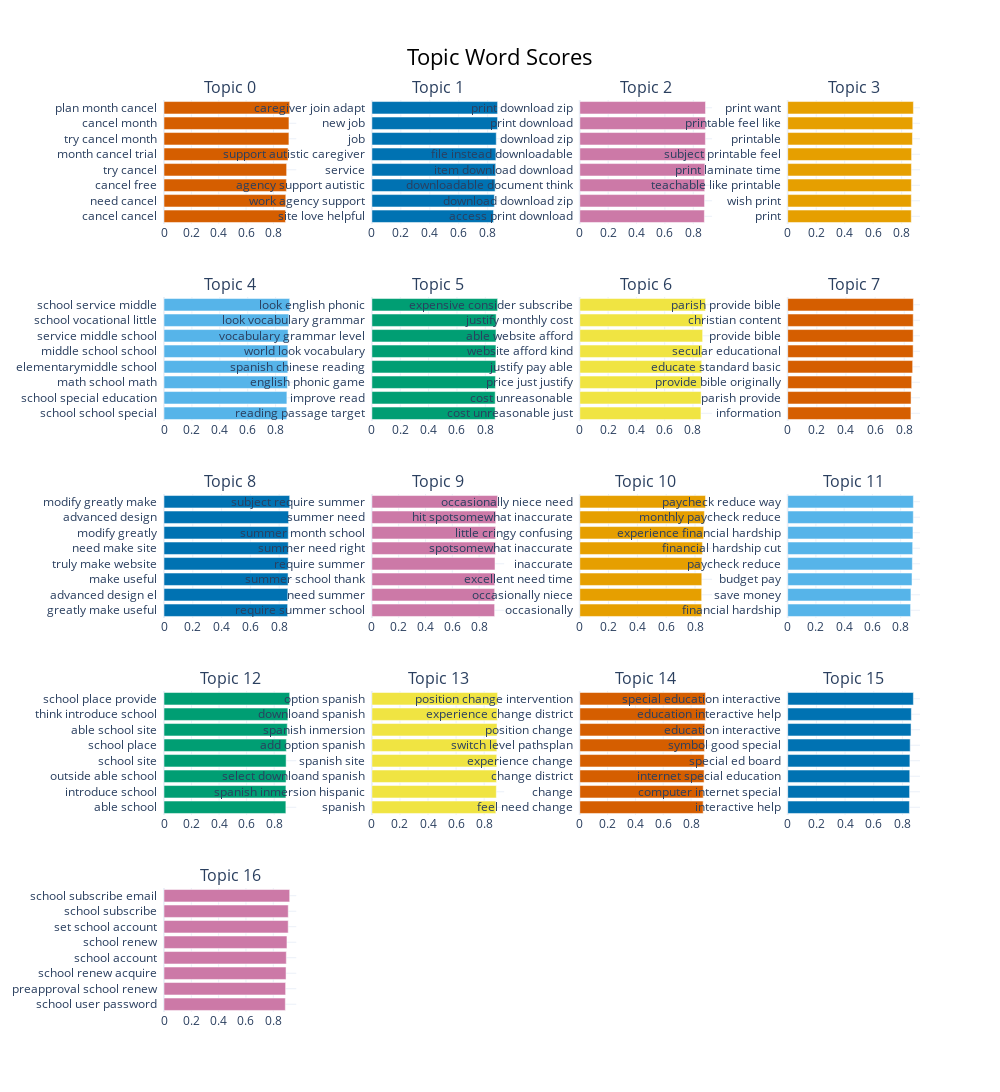

The code cell stored with this chart in its notebook:
### Code cell
topic_model.visualize_barchart(
    top_n_topics=20,
    n_words=8,
    autoscale=False,
    width=250,
    height=400
)

### Figure 1 — Plotly figure (JSON) as saved in the notebook; plotly's stock layout.template omitted (floating-point values rounded to 4 significant figures)
{"data": [{"marker": {"color": "#D55E00"}, "orientation": "h", "type": "bar", "x": [0.8877, 0.8901, 0.8945, 0.8962, 0.9064, 0.9128, 0.9131, 0.9185], "xaxis": "x", "y": ["cancel cancel  ", "need cancel  ", "cancel free  ", "try cancel  ", "month cancel trial  ", "try cancel month  ", "cancel month  ", "plan month cancel  "], "yaxis": "y"}, {"marker": {"color": "#0072B2"}, "orientation": "h", "type": "bar", "x": [0.8406, 0.8463, 0.8517, 0.8556, 0.8571, 0.8597, 0.8686, 0.8688], "xaxis": "x2", "y": ["site love helpful  ", "work agency support  ", "agency support autistic  ", "service  ", "support autistic caregiver  ", "job  ", "new job  ", "caregiver join adapt  "], "yaxis": "y2"}, {"marker": {"color": "#CC79A7"}, "orientation": "h", "type": "bar", "x": [0.8781, 0.8794, 0.8806, 0.8816, 0.8848, 0.8854, 0.8856, 0.886], "xaxis": "x3", "y": ["access print download  ", "download download zip  ", "downloadable document think  ", "item download download  ", "file instead downloadable  ", "download zip  ", "print download  ", "print download zip  "], "yaxis": "y3"}, {"marker": {"color": "#E69F00"}, "orientation": "h", "type": "bar", "x": [0.8675, 0.8677, 0.8684, 0.8687, 0.8698, 0.8759, 0.8778, 0.8825], "xaxis": "x4", "y": ["print  ", "wish print  ", "teachable like printable  ", "print laminate time  ", "subject printable feel  ", "printable  ", "printable feel like  ", "print want  "], "yaxis": "y4"}, {"marker": {"color": "#56B4E9"}, "orientation": "h", "type": "bar", "x": [0.88, 0.8808, 0.8847, 0.8876, 0.8881, 0.8895, 0.8947, 0.9008], "xaxis": "x5", "y": ["school school special  ", "school special education  ", "math school math  ", "elementarymiddle school  ", "middle school school  ", "service middle school  ", "school vocational little  ", "school service middle  "], "yaxis": "y5"}, {"marker": {"color": "#009E73"}, "orientation": "h", "type": "bar", "x": [0.8692, 0.8696, 0.8711, 0.8739, 0.875, 0.8752, 0.8762, 0.8866], "xaxis": "x6", "y": ["reading passage target  ", "improve read  ", "english phonic game  ", "spanish chinese reading  ", "world look vocabulary  ", "vocabulary grammar level  ", "look vocabulary grammar  ", "look english phonic  "], "yaxis": "y6"}, {"marker": {"color": "#F0E442"}, "orientation": "h", "type": "bar", "x": [0.8565, 0.8579, 0.8585, 0.8618, 0.8643, 0.8686, 0.8686, 0.8887], "xaxis": "x7", "y": ["cost unreasonable just  ", "cost unreasonable  ", "price just justify  ", "justify pay able  ", "website afford kind  ", "able website afford  ", "justify monthly cost  ", "expensive consider subscribe  "], "yaxis": "y7"}, {"marker": {"color": "#D55E00"}, "orientation": "h", "type": "bar", "x": [0.8458, 0.8468, 0.8512, 0.8578, 0.861, 0.8613, 0.8617, 0.8628], "xaxis": "x8", "y": ["information  ", "parish provide  ", "provide bible originally  ", "educate standard basic  ", "secular educational  ", "provide bible  ", "christian content  ", "parish provide bible  "], "yaxis": "y8"}, {"marker": {"color": "#0072B2"}, "orientation": "h", "type": "bar", "x": [0.8585, 0.8601, 0.8619, 0.8624, 0.8633, 0.8634, 0.8654, 0.8731], "xaxis": "x9", "y": ["greatly make useful  ", "advanced design el  ", "make useful  ", "truly make website  ", "need make site  ", "modify greatly  ", "advanced design  ", "modify greatly make  "], "yaxis": "y9"}, {"marker": {"color": "#CC79A7"}, "orientation": "h", "type": "bar", "x": [0.9157, 0.9161, 0.917, 0.9187, 0.922, 0.923, 0.9243, 0.9379], "xaxis": "x10", "y": ["require summer school  ", "need summer  ", "summer school thank  ", "require summer  ", "summer need right  ", "summer month school  ", "summer need  ", "subject require summer  "], "yaxis": "y10"}, {"marker": {"color": "#E69F00"}, "orientation": "h", "type": "bar", "x": [0.846, 0.8463, 0.8472, 0.8476, 0.8513, 0.8602, 0.865, 0.8727], "xaxis": "x11", "y": ["occasionally  ", "occasionally niece  ", "excellent need time  ", "inaccurate  ", "spotsomewhat inaccurate  ", "little cringy confusing  ", "hit spotsomewhat inaccurate  ", "occasionally niece need  "], "yaxis": "y11"}, {"marker": {"color": "#56B4E9"}, "orientation": "h", "type": "bar", "x": [0.8704, 0.873, 0.8807, 0.8831, 0.8854, 0.8874, 0.8898, 0.8904], "xaxis": "x12", "y": ["financial hardship  ", "save money  ", "budget pay  ", "paycheck reduce  ", "financial hardship cut  ", "experience financial hardship  ", "monthly paycheck reduce  ", "paycheck reduce way  "], "yaxis": "y12"}, {"marker": {"color": "#009E73"}, "orientation": "h", "type": "bar", "x": [0.8851, 0.8856, 0.8864, 0.887, 0.8884, 0.8952, 0.8998, 0.9129], "xaxis": "x13", "y": ["able school  ", "introduce school  ", "outside able school  ", "school site  ", "school place  ", "able school site  ", "think introduce school  ", "school place provide  "], "yaxis": "y13"}, {"marker": {"color": "#F0E442"}, "orientation": "h", "type": "bar", "x": [0.8832, 0.8869, 0.8877, 0.8898, 0.8905, 0.8917, 0.8938, 0.8959], "xaxis": "x14", "y": ["spanish  ", "spanish inmersion hispanic  ", "select downloand spanish  ", "spanish site  ", "add option spanish  ", "spanish inmersion  ", "downloand spanish  ", "option spanish  "], "yaxis": "y14"}, {"marker": {"color": "#D55E00"}, "orientation": "h", "type": "bar", "x": [0.8875, 0.8878, 0.894, 0.8947, 0.8972, 0.8992, 0.9041, 0.9042], "xaxis": "x15", "y": ["feel need change  ", "change  ", "change district  ", "experience change  ", "switch level pathsplan  ", "position change  ", "experience change district  ", "position change intervention  "], "yaxis": "y15"}, {"marker": {"color": "#0072B2"}, "orientation": "h", "type": "bar", "x": [0.8489, 0.8501, 0.8514, 0.8522, 0.8543, 0.8603, 0.8624, 0.8766], "xaxis": "x16", "y": ["interactive help  ", "computer internet special  ", "internet special education  ", "special ed board  ", "symbol good special  ", "education interactive  ", "education interactive help  ", "special education interactive  "], "yaxis": "y16"}, {"marker": {"color": "#CC79A7"}, "orientation": "h", "type": "bar", "x": [0.8881, 0.8903, 0.8934, 0.8954, 0.9001, 0.9092, 0.9095, 0.9201], "xaxis": "x17", "y": ["school user password  ", "preapproval school renew  ", "school renew acquire  ", "school account  ", "school renew  ", "set school account  ", "school subscribe  ", "school subscribe email  "], "yaxis": "y17"}], "layout": {"annotations": [{"font": {"size": 16}, "showarrow": false, "text": "Topic 0", "x": 0.0875, "xanchor": "center", "xref": "paper", "y": 1.0, "yanchor": "bottom", "yref": "paper"}, {"font": {"size": 16}, "showarrow": false, "text": "Topic 1", "x": 0.3625, "xanchor": "center", "xref": "paper", "y": 1.0, "yanchor": "bottom", "yref": "paper"}, {"font": {"size": 16}, "showarrow": false, "text": "Topic 2", "x": 0.6375, "xanchor": "center", "xref": "paper", "y": 1.0, "yanchor": "bottom", "yref": "paper"}, {"font": {"size": 16}, "showarrow": false, "text": "Topic 3", "x": 0.9125, "xanchor": "center", "xref": "paper", "y": 1.0, "yanchor": "bottom", "yref": "paper"}, {"font": {"size": 16}, "showarrow": false, "text": "Topic 4", "x": 0.0875, "xanchor": "center", "xref": "paper", "y": 0.784, "yanchor": "bottom", "yref": "paper"}, {"font": {"size": 16}, "showarrow": false, "text": "Topic 5", "x": 0.3625, "xanchor": "center", "xref": "paper", "y": 0.784, "yanchor": "bottom", "yref": "paper"}, {"font": {"size": 16}, "showarrow": false, "text": "Topic 6", "x": 0.6375, "xanchor": "center", "xref": "paper", "y": 0.784, "yanchor": "bottom", "yref": "paper"}, {"font": {"size": 16}, "showarrow": false, "text": "Topic 7", "x": 0.9125, "xanchor": "center", "xref": "paper", "y": 0.784, "yanchor": "bottom", "yref": "paper"}, {"font": {"size": 16}, "showarrow": false, "text": "Topic 8", "x": 0.0875, "xanchor": "center", "xref": "paper", "y": 0.568, "yanchor": "bottom", "yref": "paper"}, {"font": {"size": 16}, "showarrow": false, "text": "Topic 9", "x": 0.3625, "xanchor": "center", "xref": "paper", "y": 0.568, "yanchor": "bottom", "yref": "paper"}, {"font": {"size": 16}, "showarrow": false, "text": "Topic 10", "x": 0.6375, "xanchor": "center", "xref": "paper", "y": 0.568, "yanchor": "bottom", "yref": "paper"}, {"font": {"size": 16}, "showarrow": false, "text": "Topic 11", "x": 0.9125, "xanchor": "center", "xref": "paper", "y": 0.568, "yanchor": "bottom", "yref": "paper"}, {"font": {"size": 16}, "showarrow": false, "text": "Topic 12", "x": 0.0875, "xanchor": "center", "xref": "paper", "y": 0.352, "yanchor": "bottom", "yref": "paper"}, {"font": {"size": 16}, "showarrow": false, "text": "Topic 13", "x": 0.3625, "xanchor": "center", "xref": "paper", "y": 0.352, "yanchor": "bottom", "yref": "paper"}, {"font": {"size": 16}, "showarrow": false, "text": "Topic 14", "x": 0.6375, "xanchor": "center", "xref": "paper", "y": 0.352, "yanchor": "bottom", "yref": "paper"}, {"font": {"size": 16}, "showarrow": false, "text": "Topic 15", "x": 0.9125, "xanchor": "center", "xref": "paper", "y": 0.352, "yanchor": "bottom", "yref": "paper"}, {"font": {"size": 16}, "showarrow": false, "text": "Topic 16", "x": 0.0875, "xanchor": "center", "xref": "paper", "y": 0.136, "yanchor": "bottom", "yref": "paper"}], "height": 2000, "hoverlabel": {"bgcolor": "white", "font": {"family": "Rockwell", "size": 16}}, "showlegend": false, "title": {"font": {"color": "Black", "size": 22}, "text": "Topic Word Scores", "x": 0.5, "xanchor": "center", "yanchor": "top"}, "width": 1000, "xaxis": {"anchor": "y", "domain": [0, 0.175], "showgrid": true}, "xaxis10": {"anchor": "y10", "domain": [0.275, 0.45], "showgrid": true}, "xaxis11": {"anchor": "y11", "domain": [0.55, 0.725], "showgrid": true}, "xaxis12": {"anchor": "y12", "domain": [0.825, 1], "showgrid": true}, "xaxis13": {"anchor": "y13", "domain": [0, 0.175], "showgrid": true}, "xaxis14": {"anchor": "y14", "domain": [0.275, 0.45], "showgrid": true}, "xaxis15": {"anchor": "y15", "domain": [0.55, 0.725], "showgrid": true}, "xaxis16": {"anchor": "y16", "domain": [0.825, 1], "showgrid": true}, "xaxis17": {"anchor": "y17", "domain": [0, 0.175], "showgrid": true}, "xaxis18": {"anchor": "y18", "domain": [0.275, 0.45], "showgrid": true}, "xaxis19": {"anchor": "y19", "domain": [0.55, 0.725], "showgrid": true}, "xaxis2": {"anchor": "y2", "domain": [0.275, 0.45], "showgrid": true}, "xaxis20": {"anchor": "y20", "domain": [0.825, 1], "showgrid": true}, "xaxis3": {"anchor": "y3", "domain": [0.55, 0.725], "showgrid": true}, "xaxis4": {"anchor": "y4", "domain": [0.825, 1], "showgrid": true}, "xaxis5": {"anchor": "y5", "domain": [0, 0.175], "showgrid": true}, "xaxis6": {"anchor": "y6", "domain": [0.275, 0.45], "showgrid": true}, "xaxis7": {"anchor": "y7", "domain": [0.55, 0.725], "showgrid": true}, "xaxis8": {"anchor": "y8", "domain": [0.825, 1], "showgrid": true}, "xaxis9": {"anchor": "y9", "domain": [0, 0.175], "showgrid": true}, "yaxis": {"anchor": "x", "domain": [0.864, 1.0], "showgrid": true}, "yaxis10": {"anchor": "x10", "domain": [0.432, 0.568], "showgrid": true}, "yaxis11": {"anchor": "x11", "domain": [0.432, 0.568], "showgrid": true}, "yaxis12": {"anchor": "x12", "domain": [0.432, 0.568], "showgrid": true}, "yaxis13": {"anchor": "x13", "domain": [0.216, 0.352], "showgrid": true}, "yaxis14": {"anchor": "x14", "domain": [0.216, 0.352], "showgrid": true}, "yaxis15": {"anchor": "x15", "domain": [0.216, 0.352], "showgrid": true}, "yaxis16": {"anchor": "x16", "domain": [0.216, 0.352], "showgrid": true}, "yaxis17": {"anchor": "x17", "domain": [0, 0.136], "showgrid": true}, "yaxis18": {"anchor": "x18", "domain": [0, 0.136], "showgrid": true}, "yaxis19": {"anchor": "x19", "domain": [0, 0.136], "showgrid": true}, "yaxis2": {"anchor": "x2", "domain": [0.864, 1.0], "showgrid": true}, "yaxis20": {"anchor": "x20", "domain": [0, 0.136], "showgrid": true}, "yaxis3": {"anchor": "x3", "domain": [0.864, 1.0], "showgrid": true}, "yaxis4": {"anchor": "x4", "domain": [0.864, 1.0], "showgrid": true}, "yaxis5": {"anchor": "x5", "domain": [0.648, 0.784], "showgrid": true}, "yaxis6": {"anchor": "x6", "domain": [0.648, 0.784], "showgrid": true}, "yaxis7": {"anchor": "x7", "domain": [0.648, 0.784], "showgrid": true}, "yaxis8": {"anchor": "x8", "domain": [0.648, 0.784], "showgrid": true}, "yaxis9": {"anchor": "x9", "domain": [0.432, 0.568], "showgrid": true}}}
